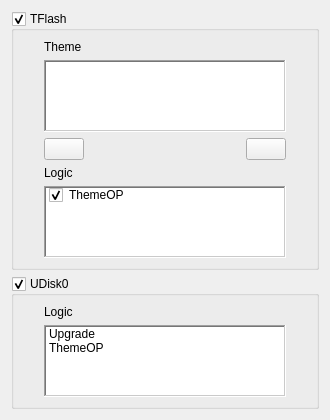
             <widget class="QWidget" name="scrollAreaWidgetContents_2">
              <property name="geometry">
               <rect>
                <x>0</x>
                <y>0</y>
                <width>330</width>
                <height>392</height>
               </rect>
              </property>
              <layout class="QVBoxLayout" name="verticalLayout_10">
               <item>
                <widget class="QGroupBox" name="Storage_TFlash">
                 <property name="font">
                  <font>
                   <weight>50</weight>
                   <bold>false</bold>
                  </font>
                 </property>
                 <property name="title">
                  <string>TFlash</string>
                 </property>
                 <property name="flat">
                  <bool>true</bool>
                 </property>
                 <property name="checkable">
                  <bool>true</bool>
                 </property>
                 <layout class="QVBoxLayout" name="verticalLayout_5">
                  <property name="leftMargin">
                   <number>30</number>
                  </property>
                  <property name="rightMargin">
                   <number>30</number>
                  </property>
                  <item>
                   <widget class="QLabel" name="label_31">
                    <property name="text">
                     <string>Theme</string>
                    </property>
                   </widget>
                  </item>
                  <item>
                   <widget class="UpSelecQListWidget" name="Storage_TFlash_Theme_Enum_Item">
                    <property name="frameShape">
                     <enum>QFrame::WinPanel</enum>
                    </property>
                   </widget>
                  </item>
                  <item>
                   <layout class="QHBoxLayout" name="horizontalLayout_20">
                    <item>
                     <widget class="QPushButton" name="AddThemeBtn">
                      <property name="text">
                       <string/>
                      </property>
                      <property name="icon">
                       <iconset resource="../IDE.qrc">
                        <normaloff>:/Menu/rc/Menu/plus.png</normaloff>:/Menu/rc/Menu/plus.png</iconset>
                      </property>
                     </widget>
                    </item>
                    <item>
                     <spacer name="horizontalSpacer_24">
                      <property name="orientation">
                       <enum>Qt::Horizontal</enum>
                      </property>
                      <property name="sizeHint" stdset="0">
                       <size>
                        <width>40</width>
                        <height>20</height>
                       </size>
                      </property>
                     </spacer>
                    </item>
                    <item>
                     <widget class="QPushButton" name="DelThemeBtn">
                      <property name="text">
                       <string/>
                      </property>
                      <property name="icon">
                       <iconset resource="../IDE.qrc">
                        <normaloff>:/Menu/rc/Menu/fail.png</normaloff>:/Menu/rc/Menu/fail.png</iconset>
                      </property>
                     </widget>
                    </item>
                   </layout>
                  </item>
                  <item>
                   <widget class="QLabel" name="label_32">
                    <property name="text">
                     <string>Logic</string>
                    </property>
                   </widget>
                  </item>
                  <item>
                   <widget class="UpSelecQListWidget" name="Storage_TFlash_Logic_Check_Item">
                    <property name="frameShape">
                     <enum>QFrame::WinPanel</enum>
                    </property>
                    <item>
                     <property name="text">
                      <string>ThemeOP</string>
                     </property>
                     <property name="checkState">
                      <enum>Checked</enum>
                     </property>
                     <property name="icon">
                      <iconset resource="../IDE.qrc">
                       <normaloff>:/Menu/rc/Menu/chat.png</normaloff>:/Menu/rc/Menu/chat.png</iconset>
                     </property>
                    </item>
                   </widget>
                  </item>
                 </layout>
                </widget>
               </item>
               <item>
                <widget class="QGroupBox" name="Storage_UDisk0">
                 <property name="font">
                  <font>
                   <weight>50</weight>
                   <bold>false</bold>
                  </font>
                 </property>
                 <property name="title">
                  <string>UDisk0</string>
                 </property>
                 <property name="flat">
                  <bool>true</bool>
                 </property>
                 <property name="checkable">
                  <bool>true</bool>
                 </property>
                 <layout class="QVBoxLayout" name="verticalLayout_6">
                  <property name="leftMargin">
                   <number>30</number>
                  </property>
                  <property name="rightMargin">
                   <number>30</number>
                  </property>
                  <item>
                   <widget class="QLabel" name="label_33">
                    <property name="text">
                     <string>Logic</string>
                    </property>
                   </widget>
                  </item>
                  <item>
                   <widget class="UpSelecQListWidget" name="Storage_UDisk0_Logic_Enum_Item">
                    <property name="frameShape">
                     <enum>QFrame::WinPanel</enum>
                    </property>
                    <item>
                     <property name="text">
                      <string>Upgrade</string>
                     </property>
                     <property name="checkState">
                      <enum>Unchecked</enum>
                     </property>
                     <property name="icon">
                      <iconset resource="../IDE.qrc">
                       <normaloff>:/Menu/rc/Menu/chat.png</normaloff>:/Menu/rc/Menu/chat.png</iconset>
                     </property>
                    </item>
                    <item>
                     <property name="text">
                      <string>ThemeOP</string>
                     </property>
                     <property name="checkState">
                      <enum>Unchecked</enum>
                     </property>
                     <property name="icon">
                      <iconset resource="../IDE.qrc">
                       <normaloff>:/Menu/rc/Menu/chat.png</normaloff>:/Menu/rc/Menu/chat.png</iconset>
                     </property>
                    </item>
                   </widget>
                  </item>
                 </layout>
                </widget>
               </item>
              </layout>
             </widget>
